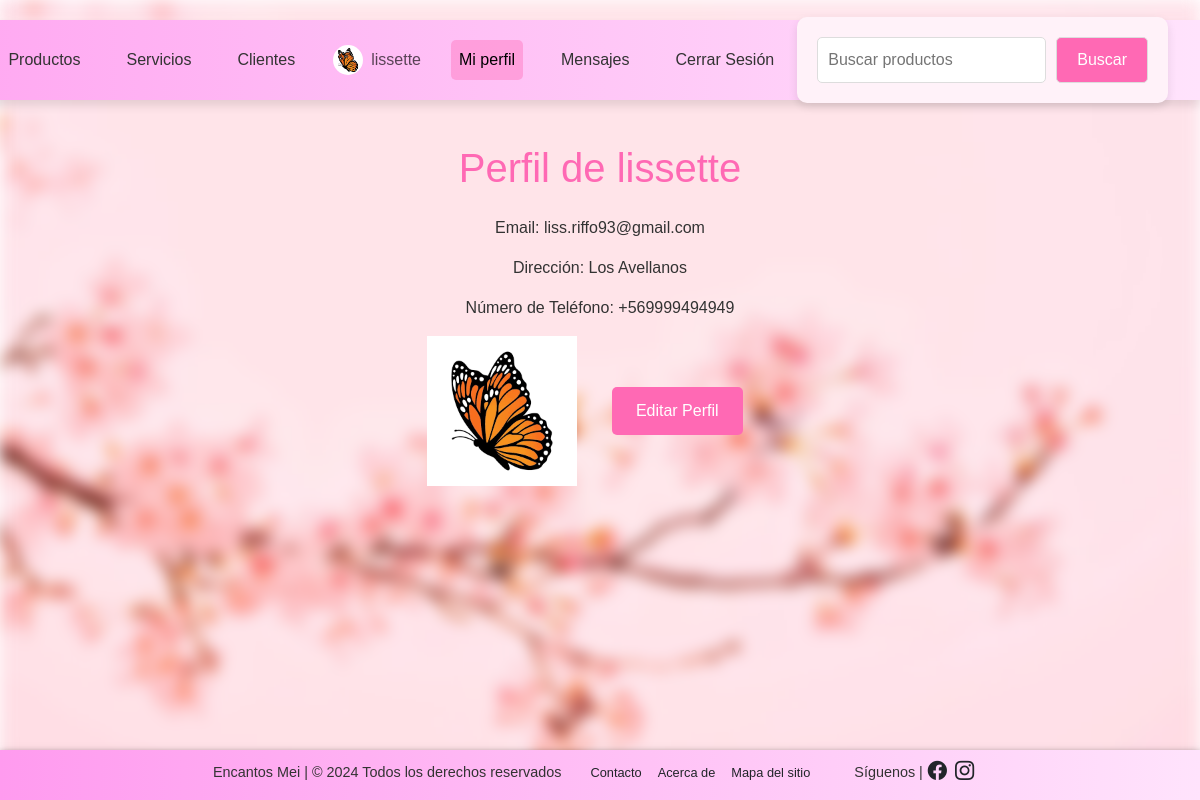
The app's page /shop/profile/ (signed in) with its own data.
### shop/models.py (models this page shows)
class Profile(models.Model):
    user = models.OneToOneField(User, on_delete=models.CASCADE)
    address = models.CharField(max_length=255, blank=True)
    phone_number = models.CharField(max_length=20, blank=True)
    profile_picture = models.ImageField(upload_to='profile_pictures/', blank=True, null=True)

### shop/views.py (the view)
# urls.py: path('profile/', ProfileView.as_view(), name='profile'),
class ProfileView(View):
    def get(self, request):
        profile = get_object_or_404(Profile, user=request.user)
        return render(request, 'profile.html', {
            'profile': profile,
            'is_admin': is_admin(request.user),
        })

### shop/context_processors.py (called while the page is built)
def profile_context(request):
    profile = None
    if request.user.is_authenticated:
        try:
            profile = Profile.objects.get(user=request.user)
        except Profile.DoesNotExist:
            pass
    return {'profile': profile}

def notification_count(request):
    if request.user.is_authenticated:
        count = Notification.objects.filter(user=request.user, read=False).count()
        return {'notification_count': count}
    return {'notification_count': 0}

### shop/views.py (called while the page is built)
def is_admin(user):
    return user.groups.filter(name='Administradora de tienda').exists() or user.is_superuser

### shop/templates/profile.html (shortened to what this page needs)
{% extends 'base.html' %}
{% block content %}
    <h1 class="text-center my-4">
        Perfil de {{ profile.user.username }}
    </h1>
    <p>
        Email: {{ profile.user.email }}
    </p>
    <p>
        Dirección: {{ profile.address }}
    </p>
    <p>
        Número de Teléfono: {{ profile.phone_number }}
    </p>
    {% if profile.profile_picture %}
        <img src="{{ profile.profile_picture.url }}" alt="Imagen de perfil" width="150" height="150">
    {% endif %}
    <a href="{% url 'edit_profile' %}" class="btn btn-primary">
        Editar Perfil
    </a>
{% endblock %}

### shop/templates/base.html (shortened to what this page needs)
{% load static %}
<!DOCTYPE html>
<html lang="es">
    <head>
        <link rel="stylesheet" href="https://stackpath.bootstrapcdn.com/bootstrap/4.5.2/css/bootstrap.min.css">
        <link href="https://cdn.jsdelivr.net/npm/bootstrap@5.3.3/dist/css/bootstrap.min.css" rel="stylesheet">
        <link rel="stylesheet" href="https://cdn.jsdelivr.net/npm/bootstrap-icons@1.8.1/font/bootstrap-icons.css">
        <link rel="stylesheet" href="{% static 'css/styles.css' %}">
    </head>
    <body>
        <nav class="navbar navbar-expand-lg custom-navbar" role="navigation">
    <div class="container-fluid">
        <div class="collapse navbar-collapse" id="navbarNav">
            <ul class="navbar-nav me-auto">
                <li class="nav-item">
                    <a class="nav-link {% if request.path == '/shop/products/' %}active{% endif %}" href="{% url 'products' %}">Productos</a>
                </li>
                <li class="nav-item">
                    <a class="nav-link {% if request.path == '/shop/services/' %}active{% endif %}" href="{% url 'services' %}">Servicios</a>
                </li>
                        {% if user.is_authenticated %}
                        {% if is_admin %}
                        <li class="nav-item">
                            <a class="nav-link {% if request.path == '/shop/clients/' %}active{% endif %}" href="{% url 'clients' %}">Clientes</a>
                        </li>
                    {% endif %}
                            <li class="nav-item">
                                <span class="navbar-text d-flex align-items-center" style="white-space: nowrap;">
                                    {% if profile and profile.profile_picture %}
                                        <img src="{{ profile.profile_picture.url }}" alt="Imagen de perfil" width="30" height="30" class="rounded-circle me-2" style="margin-right: 5px;">
                                    {% endif %}{{ user.username }}
                                </span>
                            </li>
                            <li class="nav-item">
                                <a class="nav-link {% if request.path == '/shop/profile/' %}active{% endif %}" href="{% url 'profile' %}">
                                    Mi perfil
                                </a>
                            </li>
                            <li class="nav-item">
                                <a class="nav-link {% if request.path == '/messages/messages/' %}active{% endif %}" href="{% url 'messages' %}">
                                    Mensajes
                                </a>
                            </li>
                            <li class="nav-item">
                                <a class="nav-link {% if request.path == '/shop/logout/' %}active{% endif %}" href="{% url 'logout' %}">
                                    Cerrar Sesión
                                </a>
                            </li>
                        {% endif %}
                    </ul>
                    <div style="display: flex; justify-content: center; align-items: center; margin: 20px auto; max-width: 400px; height: 80px;">
                        <form class="form-search" method="GET" action="{% url 'search_products' %}" role="search" style="display: flex; width: 100%; align-items: center;">
                            <input  type="search" name="query" placeholder="Buscar productos" aria-label="Search" style="flex: 1; margin-right: 10px; border: 1px solid #ddd; border-radius: 5px; padding: 10px;">
                            <button class="btn btn-outline-light" type="submit" style="border: 1px solid #ddd; border-radius: 5px; padding: 10px 20px;">
                                Buscar
                            </button>
                        </form>
                    </div>
                </div>
            </div>
        </nav>
        <div class="content">
            {% block content %}
            {% endblock %}
        </div>
        <footer class="bg-light text-center text-lg-start mt-auto">
            <div class="container p-2">
                <div class="row justify-content-between align-items-center">
                    <div class="col-auto">
                        <h5 style="display: inline;">Encantos Mei | © 2024 Todos los derechos reservados</p>
                    </div>
                    <div class="col-auto">
                        <ul class="list-unstyled d-flex" style="font-size: 0.8rem; padding: 0; margin: 0;">
                            <li class="me-3"><a href="{% url 'contact' %}" class="text-dark text-decoration-none hover-link">Contacto</a></li>
                            <li class="me-3"><a href="{% url 'about' %}" class="text-dark text-decoration-none hover-link">Acerca de</a></li>
                            <li><a href="{% url 'pages' %}" class="text-dark text-decoration-none hover-link">Mapa del sitio</a></li>
                        </ul>
                    </div>
                    <div class="col-auto">
                        <h5 style="display: inline;">Síguenos |</h5>
                        <a href="#" class="me-2 text-dark hover-link" style="display: inline;"><i class="bi bi-facebook" style="font-size: 1.2rem;"></i></a>
                        <a href="#" class="text-dark hover-link" style="display: inline;"><i class="bi bi-instagram" style="font-size: 1.2rem;"></i></a>
                    </div>
                </div>
            </div>
        </footer>
    </body>
</html>

### shop/static/css/styles.css (style rules this page uses)
body { font-family: 'Arial', sans-serif; color: #333; margin: 0; padding: 0; min-height: 100vh; display: flex; flex-direction: column; overflow-y: scroll; }
body::before { content: ''; position: fixed; top: 0; left: 0; right: 0; bottom: 0; background-image: url("../images/pink_flowers.jpg"); background-size: cover; background-position: center; filter: blur(8px); z-index: -1; }
h1 { color: #ff69b4; }
nav { position: relative; top: 20px; right: 20px; background-color: rgba(255, 255, 255, 0.2); border-radius: 15px; padding: 10px 20px; box-shadow: 0 6px 10px rgba(0, 0, 0, 0.1); display: flex; justify-content: flex-end; align-items: center; transition: background-color 0.3s; }
nav ul { list-style: none; padding: 0; margin: 0; display: flex; }
nav li { margin: 15px; align-self: center; }
nav a { text-decoration: none; color: #333; padding: 10px 15px; border-radius: 5px; transition: background-color 0.3s, color 0.3s; }
.navbar { position: fixed; right: 0; top: 20px; border-radius: 50px 0 0 50px; padding: 10px 20px; display: flex; align-items: center; height: 80px; box-shadow: 0 6px 10px rgba(0, 0, 0, 0.1); z-index: 1000; background: linear-gradient(270deg, rgba(255, 227, 252, 1) 0%, rgba(255, 155, 239, 1) 100%); }
.navbar-nav .nav-item { margin-right: 15px; }
.navbar-nav .nav-link { white-space: nowrap; color: #333; }
.nav-link.active { background-color: rgba(255, 105, 180, 0.4); color: #fff2f9; border-radius: 5px; }
.container { max-width: 800px; margin: auto; }
form { max-width: 400px; margin: 20px auto; padding: 20px; background-color: #fff2f9; border-radius: 10px; box-shadow: 0 4px 10px rgba(0, 0, 0, 0.1); display: flex; flex-direction: column; align-items: center; }
footer { position: relative; left: 0; bottom: 0; z-index: 10; width: 100%; min-height: 50px; background: linear-gradient(270deg, rgba(255, 227, 252, 1) 0%, rgba(255, 155, 239, 1) 100%); box-shadow: 0 4px 8px rgba(0, 0, 0, 0.8); }
footer .container { display: flex; justify-content: space-between; align-items: center; }
footer .row { width: 100%; flex-wrap: nowrap; align-items: center; }
footer h5, footer p { font-size: 0.9rem; margin: 0 5px; }
footer ul { list-style: none; padding: 0; margin: 0; display: flex; }
footer li { margin-right: 15px; }
.hover-link { transition: color 0.3s ease; }
.btn-primary { margin: 30px; }
footer .col-auto { display: flex; align-items: center; }
.d-flex { align-items: center; }
.content { position: relative; z-index: 1; padding: 20px; text-align: center; flex: 1; margin-top: 100px; }
.btn { padding: 12px 24px; background-color: rgba(255, 105, 180, 1); color: white; border: none; border-radius: 5px; font-size: 16px; transition: background-color 0.3s, transform 0.3s; opacity: 100%; }
.container { display: flex; justify-content: center; align-items: center; height: 100%; }
.form-search { max-width: 400px; margin: 20px auto; padding: 20px; background-color: #fff2f9; border-radius: 10px; box-shadow: 0 4px 10px rgba(0, 0, 0, 0.1); display: flex; flex-direction: row; align-items: center; }

### records on screen
Profile: profile_picture (picture), user.username "lissette", user.email "liss.riffo93@gmail.com", address "Los Avellanos", phone_number "+569999494949"

### other values on screen
{{ user.username }} "lissette"
